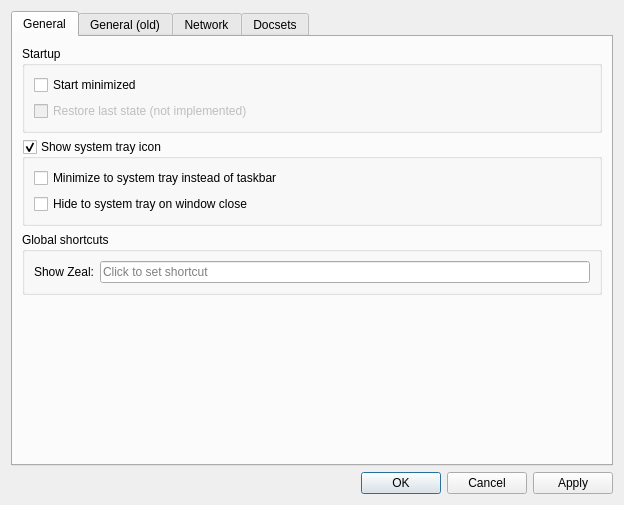
<?xml version="1.0" encoding="UTF-8"?>
<ui version="4.0">
 <class>SettingsDialog</class>
 <widget class="QDialog" name="SettingsDialog">
  <property name="geometry">
   <rect>
    <x>0</x>
    <y>0</y>
    <width>624</width>
    <height>505</height>
   </rect>
  </property>
  <property name="windowTitle">
   <string>Zeal Options</string>
  </property>
  <layout class="QVBoxLayout" name="verticalLayout">
   <item>
    <widget class="QTabWidget" name="tabWidget">
     <property name="currentIndex">
      <number>0</number>
     </property>
     <widget class="QWidget" name="generalTab">
      <attribute name="title">
       <string>General</string>
      </attribute>
      <layout class="QVBoxLayout" name="verticalLayout_7">
       <item>
        <widget class="QGroupBox" name="groupBox_3">
         <property name="title">
          <string>Startup</string>
         </property>
         <layout class="QVBoxLayout" name="verticalLayout_9">
          <item>
           <widget class="QCheckBox" name="startMinimizedCheckBox">
            <property name="text">
             <string>Start minimized</string>
            </property>
           </widget>
          </item>
          <item>
           <widget class="QCheckBox" name="restoreLastStateCheckBox">
            <property name="enabled">
             <bool>false</bool>
            </property>
            <property name="text">
             <string>Restore last state (not implemented)</string>
            </property>
           </widget>
          </item>
         </layout>
        </widget>
       </item>
       <item>
        <widget class="QGroupBox" name="systrayGroupBox">
         <property name="title">
          <string>Show system tray icon</string>
         </property>
         <property name="checkable">
          <bool>true</bool>
         </property>
         <layout class="QVBoxLayout" name="verticalLayout_8">
          <item>
           <widget class="QCheckBox" name="minimizeToSystrayCheckBox">
            <property name="text">
             <string>Minimize to system tray instead of taskbar</string>
            </property>
           </widget>
          </item>
          <item>
           <widget class="QCheckBox" name="hideToSystrayCheckBox">
            <property name="text">
             <string>Hide to system tray on window close</string>
            </property>
           </widget>
          </item>
         </layout>
        </widget>
       </item>
       <item>
        <widget class="QGroupBox" name="globalHotKeyGroupBox">
         <property name="title">
          <string>Global shortcuts</string>
         </property>
         <layout class="QFormLayout" name="formLayout_2">
          <property name="fieldGrowthPolicy">
           <enum>QFormLayout::AllNonFixedFieldsGrow</enum>
          </property>
          <item row="0" column="0">
           <widget class="QLabel" name="label_9">
            <property name="text">
             <string>Show Zeal:</string>
            </property>
           </widget>
          </item>
          <item row="0" column="1">
           <widget class="ShortcutEdit" name="toolButton">
            <property name="placeholderText">
             <string>Click to set shortcut</string>
            </property>
            <property name="clearButtonEnabled">
             <bool>true</bool>
            </property>
           </widget>
          </item>
         </layout>
        </widget>
       </item>
       <item>
        <spacer name="verticalSpacer">
         <property name="orientation">
          <enum>Qt::Vertical</enum>
         </property>
         <property name="sizeHint" stdset="0">
          <size>
           <width>20</width>
           <height>40</height>
          </size>
         </property>
        </spacer>
       </item>
      </layout>
     </widget>
     <widget class="QWidget" name="tab_3">
      <attribute name="title">
       <string>General (old)</string>
      </attribute>
      <layout class="QGridLayout" name="gridLayout">
       <item row="0" column="0">
        <layout class="QFormLayout" name="formLayout">
         <property name="fieldGrowthPolicy">
          <enum>QFormLayout::AllNonFixedFieldsGrow</enum>
         </property>
         <item row="1" column="0">
          <widget class="QLabel" name="label_2">
           <property name="text">
            <string>Minimum font size</string>
           </property>
          </widget>
         </item>
         <item row="1" column="1">
          <widget class="QSpinBox" name="minFontSize"/>
         </item>
         <item row="2" column="0">
          <widget class="QLabel" name="label_5">
           <property name="text">
            <string>Docsets storage directory</string>
           </property>
          </widget>
         </item>
         <item row="2" column="1">
          <layout class="QVBoxLayout" name="verticalLayout_4">
           <item>
            <layout class="QHBoxLayout" name="horizontalLayout_3">
             <item>
              <widget class="QLineEdit" name="storageEdit"/>
             </item>
             <item>
              <widget class="QPushButton" name="storageButton">
               <property name="text">
                <string>Browse...</string>
               </property>
              </widget>
             </item>
            </layout>
           </item>
           <item>
            <layout class="QHBoxLayout" name="horizontalLayout_4" stretch="0,1">
             <item>
              <widget class="QLabel" name="label_7">
               <property name="text">
                <string>NOTE:</string>
               </property>
               <property name="alignment">
                <set>Qt::AlignLeading|Qt::AlignLeft|Qt::AlignTop</set>
               </property>
              </widget>
             </item>
             <item>
              <widget class="QLabel" name="label_6">
               <property name="text">
                <string>&lt;html&gt;&lt;head/&gt;&lt;body&gt;&lt;p&gt;Zeal will also look for docsets in the 'docsets' subdirectory of the directory containing zeal binary file, if such 'docsets' subdirectory exists. This is meant to be useful for creating portable versions of Zeal.&lt;/p&gt;&lt;/body&gt;&lt;/html&gt;</string>
               </property>
               <property name="scaledContents">
                <bool>false</bool>
               </property>
               <property name="wordWrap">
                <bool>true</bool>
               </property>
              </widget>
             </item>
            </layout>
           </item>
          </layout>
         </item>
        </layout>
       </item>
      </layout>
     </widget>
     <widget class="QWidget" name="tab_network">
      <attribute name="title">
       <string>Network</string>
      </attribute>
      <layout class="QVBoxLayout" name="verticalLayout_2">
       <item>
        <widget class="QRadioButton" name="m_noProxySettings">
         <property name="text">
          <string>No proxy</string>
         </property>
         <property name="checked">
          <bool>true</bool>
         </property>
        </widget>
       </item>
       <item>
        <widget class="QRadioButton" name="m_systemProxySettings">
         <property name="enabled">
          <bool>true</bool>
         </property>
         <property name="text">
          <string>System proxy settings</string>
         </property>
         <property name="checked">
          <bool>false</bool>
         </property>
        </widget>
       </item>
       <item>
        <widget class="QRadioButton" name="m_manualProxySettings">
         <property name="text">
          <string>Manual proxy configuration</string>
         </property>
        </widget>
       </item>
       <item>
        <widget class="QWidget" name="m_rootWidget" native="true">
         <layout class="QVBoxLayout" name="verticalLayout_6">
          <property name="topMargin">
           <number>0</number>
          </property>
          <property name="rightMargin">
           <number>0</number>
          </property>
          <property name="bottomMargin">
           <number>0</number>
          </property>
          <item>
           <layout class="QVBoxLayout" name="m_httpRootLayout">
            <item>
             <layout class="QHBoxLayout" name="m_httpProxyLayout">
              <item>
               <widget class="QLabel" name="m_httpProxyLabel">
                <property name="enabled">
                 <bool>false</bool>
                </property>
                <property name="text">
                 <string>HTTP proxy:</string>
                </property>
               </widget>
              </item>
              <item>
               <widget class="QLineEdit" name="m_httpProxy">
                <property name="enabled">
                 <bool>false</bool>
                </property>
               </widget>
              </item>
              <item>
               <widget class="QLabel" name="m_httpProxyPortLabel">
                <property name="enabled">
                 <bool>false</bool>
                </property>
                <property name="text">
                 <string>Port:</string>
                </property>
               </widget>
              </item>
              <item>
               <widget class="QSpinBox" name="m_httpProxyPort">
                <property name="enabled">
                 <bool>false</bool>
                </property>
                <property name="maximum">
                 <number>65535</number>
                </property>
               </widget>
              </item>
             </layout>
            </item>
            <item>
             <widget class="QCheckBox" name="m_httpProxyNeedsAuth">
              <property name="enabled">
               <bool>false</bool>
              </property>
              <property name="text">
               <string>HTTP proxy requires authentication</string>
              </property>
             </widget>
            </item>
            <item>
             <widget class="QWidget" name="m_httpAuthWidget" native="true">
              <property name="enabled">
               <bool>false</bool>
              </property>
              <layout class="QGridLayout" name="gridLayout_2">
               <property name="topMargin">
                <number>0</number>
               </property>
               <property name="rightMargin">
                <number>0</number>
               </property>
               <property name="bottomMargin">
                <number>0</number>
               </property>
               <item row="0" column="0">
                <widget class="QLabel" name="m_httpProxyUserLabel">
                 <property name="enabled">
                  <bool>false</bool>
                 </property>
                 <property name="text">
                  <string>Username:</string>
                 </property>
                </widget>
               </item>
               <item row="0" column="1">
                <widget class="QLineEdit" name="m_httpProxyUser">
                 <property name="enabled">
                  <bool>false</bool>
                 </property>
                </widget>
               </item>
               <item row="1" column="0">
                <widget class="QLabel" name="m_httpProxyPassLabel">
                 <property name="enabled">
                  <bool>false</bool>
                 </property>
                 <property name="text">
                  <string>Password:</string>
                 </property>
                </widget>
               </item>
               <item row="1" column="1">
                <widget class="QLineEdit" name="m_httpProxyPass">
                 <property name="enabled">
                  <bool>false</bool>
                 </property>
                 <property name="echoMode">
                  <enum>QLineEdit::Password</enum>
                 </property>
                </widget>
               </item>
              </layout>
             </widget>
            </item>
           </layout>
          </item>
          <item>
           <spacer name="verticalSpacer_2">
            <property name="orientation">
             <enum>Qt::Vertical</enum>
            </property>
            <property name="sizeHint" stdset="0">
             <size>
              <width>20</width>
              <height>0</height>
             </size>
            </property>
           </spacer>
          </item>
         </layout>
        </widget>
       </item>
      </layout>
     </widget>
     <widget class="QWidget" name="docsetsTab">
      <attribute name="title">
       <string>Docsets</string>
      </attribute>
      <layout class="QVBoxLayout" name="verticalLayout_5">
       <item>
        <widget class="QListView" name="listView"/>
       </item>
       <item>
        <layout class="QHBoxLayout" name="docsetsActions">
         <item>
          <widget class="QPushButton" name="updateButton">
           <property name="text">
            <string>Update docsets</string>
           </property>
          </widget>
         </item>
         <item>
          <widget class="QPushButton" name="addFeedButton">
           <property name="enabled">
            <bool>false</bool>
           </property>
           <property name="text">
            <string>Add feed</string>
           </property>
          </widget>
         </item>
         <item>
          <spacer name="horizontalSpacer">
           <property name="orientation">
            <enum>Qt::Horizontal</enum>
           </property>
           <property name="sizeHint" stdset="0">
            <size>
             <width>40</width>
             <height>20</height>
            </size>
           </property>
          </spacer>
         </item>
         <item>
          <widget class="QPushButton" name="deleteButton">
           <property name="enabled">
            <bool>false</bool>
           </property>
           <property name="text">
            <string>Delete</string>
           </property>
          </widget>
         </item>
         <item>
          <widget class="QProgressBar" name="docsetsProgress">
           <property name="maximum">
            <number>0</number>
           </property>
           <property name="value">
            <number>-1</number>
           </property>
          </widget>
         </item>
         <item>
          <widget class="QPushButton" name="downloadButton">
           <property name="text">
            <string>Download...</string>
           </property>
          </widget>
         </item>
        </layout>
       </item>
       <item>
        <widget class="QGroupBox" name="downloadableGroup">
         <property name="title">
          <string>Downloadable docsets</string>
         </property>
         <layout class="QVBoxLayout" name="verticalLayout_3">
          <item>
           <widget class="QListWidget" name="docsetsList"/>
          </item>
          <item>
           <widget class="QLabel" name="label_4">
            <property name="text">
             <string>&lt;html&gt;&lt;head/&gt;&lt;body&gt;&lt;p&gt;Docsets with icons are contributed by &lt;a href=&quot;http://kapeli.com/dash&quot;&gt;&lt;span style=&quot; text-decoration: underline; color:#0000ff;&quot;&gt;Dash&lt;/span&gt;&lt;/a&gt;, the Mac OS X Documentation Browser.&lt;/p&gt;&lt;/body&gt;&lt;/html&gt;</string>
            </property>
            <property name="textFormat">
             <enum>Qt::RichText</enum>
            </property>
            <property name="openExternalLinks">
             <bool>true</bool>
            </property>
           </widget>
          </item>
          <item>
           <layout class="QHBoxLayout" name="horizontalLayout">
            <item>
             <spacer name="horizontalSpacer_2">
              <property name="orientation">
               <enum>Qt::Horizontal</enum>
              </property>
              <property name="sizeHint" stdset="0">
               <size>
                <width>40</width>
                <height>20</height>
               </size>
              </property>
             </spacer>
            </item>
            <item>
             <widget class="QPushButton" name="downloadDocsetButton">
              <property name="enabled">
               <bool>true</bool>
              </property>
              <property name="text">
               <string>Download</string>
              </property>
             </widget>
            </item>
           </layout>
          </item>
         </layout>
        </widget>
       </item>
      </layout>
     </widget>
    </widget>
   </item>
   <item>
    <widget class="QDialogButtonBox" name="buttonBox">
     <property name="orientation">
      <enum>Qt::Horizontal</enum>
     </property>
     <property name="standardButtons">
      <set>QDialogButtonBox::Apply|QDialogButtonBox::Cancel|QDialogButtonBox::Ok</set>
     </property>
    </widget>
   </item>
  </layout>
 </widget>
 <customwidgets>
  <customwidget>
   <class>ShortcutEdit</class>
   <extends>QLineEdit</extends>
   <header>ui/widgets/shortcutedit.h</header>
  </customwidget>
 </customwidgets>
 <resources/>
 <connections>
  <connection>
   <sender>buttonBox</sender>
   <signal>accepted()</signal>
   <receiver>SettingsDialog</receiver>
   <slot>accept()</slot>
   <hints>
    <hint type="sourcelabel">
     <x>248</x>
     <y>254</y>
    </hint>
    <hint type="destinationlabel">
     <x>157</x>
     <y>274</y>
    </hint>
   </hints>
  </connection>
  <connection>
   <sender>buttonBox</sender>
   <signal>rejected()</signal>
   <receiver>SettingsDialog</receiver>
   <slot>reject()</slot>
   <hints>
    <hint type="sourcelabel">
     <x>316</x>
     <y>260</y>
    </hint>
    <hint type="destinationlabel">
     <x>286</x>
     <y>274</y>
    </hint>
   </hints>
  </connection>
  <connection>
   <sender>m_manualProxySettings</sender>
   <signal>toggled(bool)</signal>
   <receiver>m_httpProxyLabel</receiver>
   <slot>setEnabled(bool)</slot>
   <hints>
    <hint type="sourcelabel">
     <x>104</x>
     <y>74</y>
    </hint>
    <hint type="destinationlabel">
     <x>121</x>
     <y>97</y>
    </hint>
   </hints>
  </connection>
  <connection>
   <sender>m_manualProxySettings</sender>
   <signal>toggled(bool)</signal>
   <receiver>m_httpProxy</receiver>
   <slot>setEnabled(bool)</slot>
   <hints>
    <hint type="sourcelabel">
     <x>232</x>
     <y>77</y>
    </hint>
    <hint type="destinationlabel">
     <x>232</x>
     <y>97</y>
    </hint>
   </hints>
  </connection>
  <connection>
   <sender>m_manualProxySettings</sender>
   <signal>toggled(bool)</signal>
   <receiver>m_httpProxyPortLabel</receiver>
   <slot>setEnabled(bool)</slot>
   <hints>
    <hint type="sourcelabel">
     <x>349</x>
     <y>78</y>
    </hint>
    <hint type="destinationlabel">
     <x>347</x>
     <y>96</y>
    </hint>
   </hints>
  </connection>
  <connection>
   <sender>m_manualProxySettings</sender>
   <signal>toggled(bool)</signal>
   <receiver>m_httpProxyPort</receiver>
   <slot>setEnabled(bool)</slot>
   <hints>
    <hint type="sourcelabel">
     <x>392</x>
     <y>74</y>
    </hint>
    <hint type="destinationlabel">
     <x>392</x>
     <y>96</y>
    </hint>
   </hints>
  </connection>
  <connection>
   <sender>m_manualProxySettings</sender>
   <signal>toggled(bool)</signal>
   <receiver>m_httpProxyNeedsAuth</receiver>
   <slot>setEnabled(bool)</slot>
   <hints>
    <hint type="sourcelabel">
     <x>53</x>
     <y>75</y>
    </hint>
    <hint type="destinationlabel">
     <x>100</x>
     <y>129</y>
    </hint>
   </hints>
  </connection>
  <connection>
   <sender>m_manualProxySettings</sender>
   <signal>toggled(bool)</signal>
   <receiver>m_httpAuthWidget</receiver>
   <slot>setEnabled(bool)</slot>
   <hints>
    <hint type="sourcelabel">
     <x>54</x>
     <y>79</y>
    </hint>
    <hint type="destinationlabel">
     <x>53</x>
     <y>179</y>
    </hint>
   </hints>
  </connection>
  <connection>
   <sender>m_httpProxyNeedsAuth</sender>
   <signal>toggled(bool)</signal>
   <receiver>m_httpProxyUserLabel</receiver>
   <slot>setEnabled(bool)</slot>
   <hints>
    <hint type="sourcelabel">
     <x>81</x>
     <y>134</y>
    </hint>
    <hint type="destinationlabel">
     <x>70</x>
     <y>154</y>
    </hint>
   </hints>
  </connection>
  <connection>
   <sender>m_httpProxyNeedsAuth</sender>
   <signal>toggled(bool)</signal>
   <receiver>m_httpProxyPassLabel</receiver>
   <slot>setEnabled(bool)</slot>
   <hints>
    <hint type="sourcelabel">
     <x>87</x>
     <y>137</y>
    </hint>
    <hint type="destinationlabel">
     <x>84</x>
     <y>186</y>
    </hint>
   </hints>
  </connection>
  <connection>
   <sender>m_httpProxyNeedsAuth</sender>
   <signal>toggled(bool)</signal>
   <receiver>m_httpProxyUser</receiver>
   <slot>setEnabled(bool)</slot>
   <hints>
    <hint type="sourcelabel">
     <x>183</x>
     <y>135</y>
    </hint>
    <hint type="destinationlabel">
     <x>182</x>
     <y>154</y>
    </hint>
   </hints>
  </connection>
  <connection>
   <sender>m_httpProxyNeedsAuth</sender>
   <signal>toggled(bool)</signal>
   <receiver>m_httpProxyPass</receiver>
   <slot>setEnabled(bool)</slot>
   <hints>
    <hint type="sourcelabel">
     <x>287</x>
     <y>134</y>
    </hint>
    <hint type="destinationlabel">
     <x>285</x>
     <y>182</y>
    </hint>
   </hints>
  </connection>
 </connections>
</ui>
